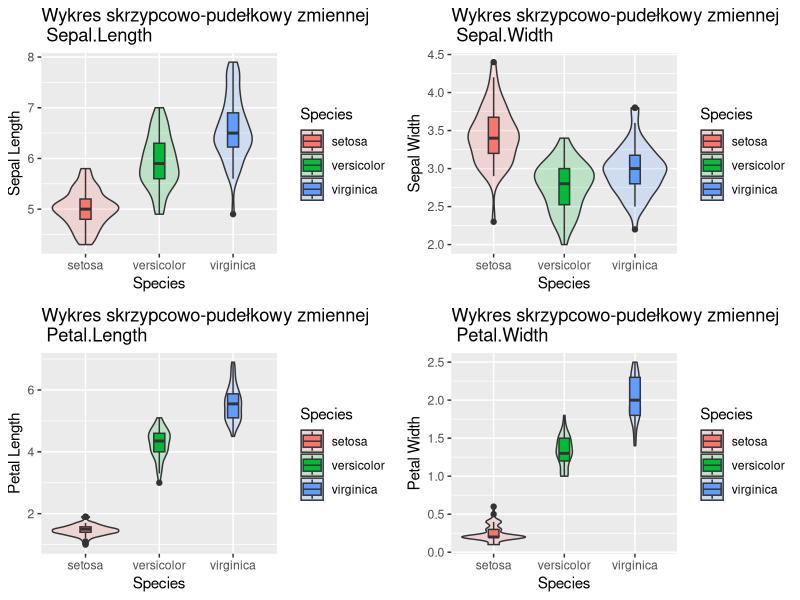

This figure's R source:
## ---- chunk 1
knitr::opts_chunk$set(echo = TRUE, cache = FALSE)
knitr::opts_chunk$set(warning = FALSE, message = FALSE) 
knitr::opts_chunk$set(fig.pos = "H", out.extra ='', fig.align = "center")

## ---- chunk 2
# Importing necessary libraries.
library(datasets)
library(dplyr)
library(ggplot2)
library(GGally)
library(gridExtra)
## ---- chunk 3
# Reading the 'iris' data set.
data("iris") 
iris_df <- iris


num.cols <- colnames(iris_df %>% dplyr::select( where(is.numeric))) # Find the numerical variables.
print(num.cols)
## ---- chunk 4
  # Create a violin-with-box plot for each continous variable and arrange them in a figure.
    violin.plot.box_maker <- function(var){
    ggplot(data = iris_df, 
           aes(x = Species, y = iris_df[[var]], fill = Species)) +
      geom_violin(alpha = 0.2) +
      geom_boxplot(width = 0.15) +
        ylab(gsub("\\.", " ", var)) + 
        labs(title = paste("Wykres skrzypcowo-pudełkowy zmiennej\n",var))
    
    }
    
    grid.arrange(violin.plot.box_maker("Sepal.Length"), violin.plot.box_maker("Sepal.Width"),
               violin.plot.box_maker("Petal.Length"),
              violin.plot.box_maker("Petal.Width")
              )

